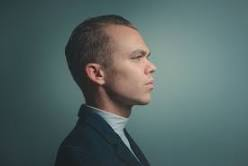
#> input picture images.jpg, 248 x 166 px
$ jupyter execute cv2.ipynb
#> lines starting #> are read from the running program, lines starting #| are printed output that depends on the picture; after the words box and inside, x2 and y2 are one past the last pixel; in counts of white or black regions, pixels touching at a corner belong together
[cell 1]
import cv2
from PIL import Image

def main():
    input_path = "images.jpg"  # Change this to the path of your input image
    output_path = "images_copy.jpg"  # Change this to the desired output path
    new_width = 300  # Change this to the desired width after resizing
    threshold_value = 127  # Change this to the desired threshold value

    # Read the input image
    img = cv2.imread(input_path)
#> img is the input picture: shape (166, 248, 3); mean B, G, R 100.2, 101.3, 83.7

    # Convert the image to grayscale
    gray_img = cv2.cvtColor(img, cv2.COLOR_BGR2GRAY)
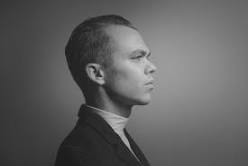
#> gray_img: shape (166, 248); min 18, max 204, mean 95.9

    # Display the grayscale image
    cv2.imshow('Grayscale Image', gray_img)

    # Threshold the grayscale image
    ret, thresh = cv2.threshold(gray_img, threshold_value, 255, cv2.THRESH_BINARY)
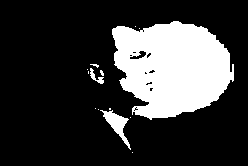
#> thresh: shape (166, 248); 22.4% white; 14 white regions (11 under 20 px), largest, box (x1, y1, x2, y2) and area: (112, 21, 234, 120) 8724, (100, 110, 131, 150) 390, (90, 68, 104, 84) 81
#> ret = 127

    # Display the binary thresholded image
    cv2.imshow('Binary Threshold', thresh)

    # Resize the binary thresholded image
    resized_image = cv2.resize(thresh, (new_width, int(thresh.shape[0] * (new_width / thresh.shape[1]))))

    # Apply binary thresholding on the resized image
    ret2, binary_image = cv2.threshold(resized_image, threshold_value, 255, cv2.THRESH_BINARY)
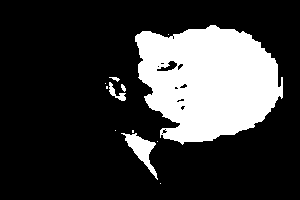
#> binary_image: shape (200, 300); 22.4% white; 12 white regions (7 under 20 px), largest, box (x1, y1, x2, y2) and area: (135, 25, 283, 145) 12696, (121, 133, 158, 180) 569, (109, 82, 126, 101) 117, (109, 77, 120, 82) 26, (121, 84, 126, 92) 25
#> ret2 = 127

    # Display the resized binary thresholded image
    cv2.imshow('Resized Binary Image', binary_image)

    # Save the binary thresholded image
    cv2.imwrite(output_path, binary_image)

    # Wait for any key press and then close all windows
    cv2.waitKey(0)
    cv2.destroyAllWindows()

if __name__ == "__main__":
    main()
